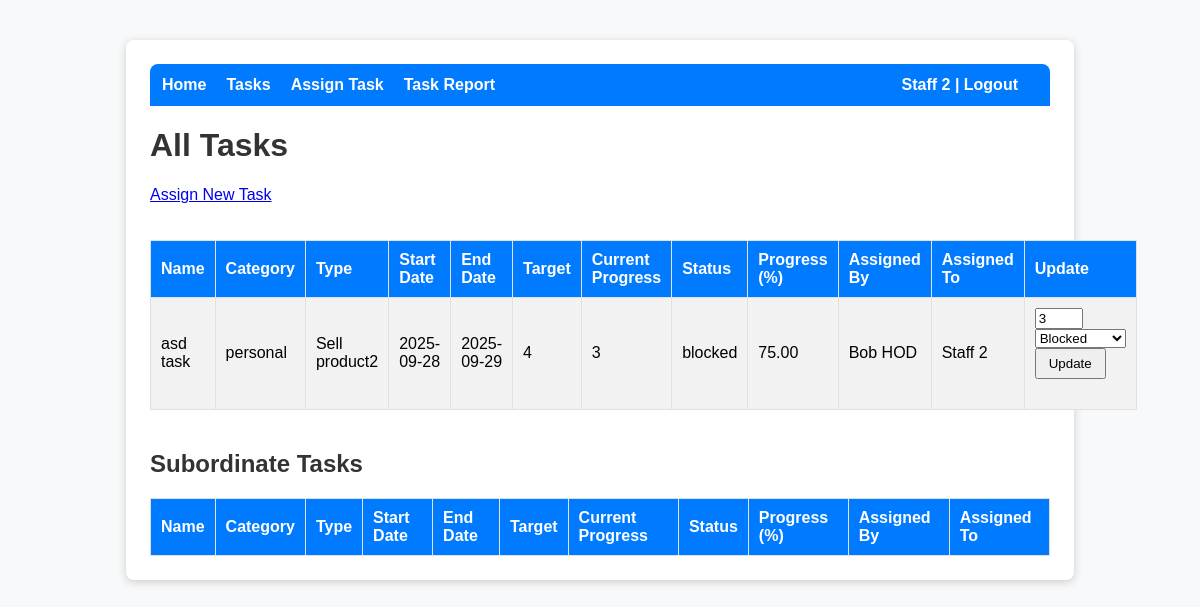
/tasks (signed in), run on an earlier commit of the app's database.
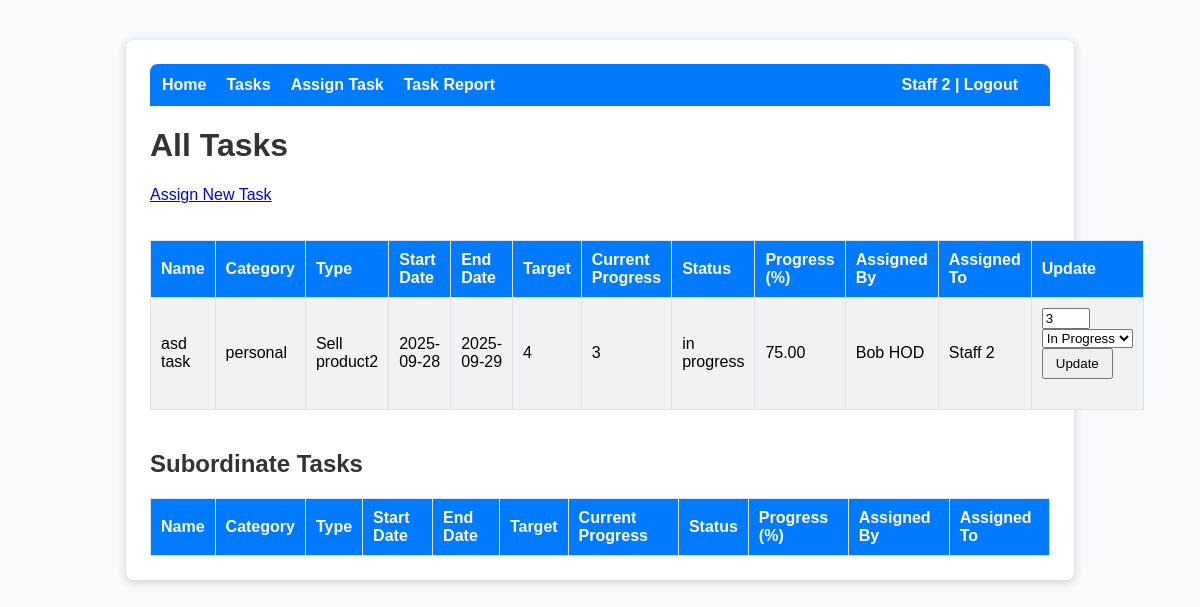
And on a later commit of the database.
### tables this page shows
CREATE TABLE employees (
    id INTEGER PRIMARY KEY AUTOINCREMENT,
    name TEXT NOT NULL,
    email TEXT NOT NULL UNIQUE,
    designation_id INTEGER NOT NULL,
    manager_id INTEGER, password TEXT NOT NULL DEFAULT '', branch_id INTEGER,
    FOREIGN KEY (designation_id) REFERENCES designations(id),
    FOREIGN KEY (manager_id) REFERENCES employees(id)
);

CREATE TABLE tasks (
    id INTEGER PRIMARY KEY AUTOINCREMENT,
    name TEXT NOT NULL,
    category TEXT CHECK(category IN ('personal', 'team')) NOT NULL,
    type TEXT NOT NULL,
    start_date TEXT NOT NULL,
    end_date TEXT NOT NULL,
    target INTEGER NOT NULL,
    current_progress INTEGER DEFAULT 0,
    status TEXT NOT NULL,
    assigned_by INTEGER NOT NULL,
    assigned_to INTEGER NOT NULL,
    FOREIGN KEY (assigned_by) REFERENCES employees(id),
    FOREIGN KEY (assigned_to) REFERENCES employees(id)
);

### app/__init__.py (the view)
    @app.route('/tasks', methods=['GET'])
    def tasks():
        if 'user_email' not in session:
            return redirect(url_for('login'))
        user_id = session['user_id']
        all_tasks = database.get_tasks_by_employee(user_id)
        employees = database.get_employees()
        current_user = database.get_employee(user_id)
        for t in all_tasks:
            t['progress'] = (t['current_progress'] / t['target'] * 100) if t['target'] else 0
        lower_designation_ids = database.get_lower_designation_ids(current_user['designation_id'])
        subordinates = [e for e in employees if e['designation_id'] in lower_designation_ids]
        subordinate_tasks = []
        for emp in subordinates:
            emp_tasks = database.get_tasks_by_employee(emp['id'])
            for t in emp_tasks:
                t['employee_name'] = emp['name']
                t['progress'] = (t['current_progress'] / t['target'] * 100) if t['target'] else 0
                subordinate_tasks.append(t)
        return render_template('tasks.html', tasks=all_tasks, employees=employees, current_user=current_user, subordinate_tasks=subordinate_tasks)

### app/db/database.py (called while the page is built)
def connect_db():
    return sqlite3.connect(DB_PATH)

def get_employees():
    conn = connect_db()
    cur = conn.cursor()
    cur.execute('''
        SELECT e.id, e.name, e.email, e.designation_id, d.title as designation, m.name as manager_name, b.name as branch_name
        FROM employees e
        LEFT JOIN designations d ON e.designation_id = d.id
        LEFT JOIN employees m ON e.manager_id = m.id
        LEFT JOIN branches b ON e.branch_id = b.id
    ''')
    employees = [dict(zip([column[0] for column in cur.description], row)) for row in cur.fetchall()]
    conn.close()
    return employees

def get_employee(emp_id):
    conn = connect_db()
    cur = conn.cursor()
    cur.execute('SELECT * FROM employees WHERE id = ?', (emp_id,))
    row = cur.fetchone()
    conn.close()
    if row:
        return dict(zip([column[0] for column in cur.description], row))
    return None

def get_tasks_by_employee(employee_id):
    conn = connect_db()
    cur = conn.cursor()
    cur.execute('''
        SELECT t.*, e.name as employee_name, m.name as assigned_by_name
        FROM tasks t
        JOIN employees e ON t.assigned_to = e.id
        JOIN employees m ON t.assigned_by = m.id
        WHERE t.assigned_to = ?
    ''', (employee_id,))
    rows = cur.fetchall()
    conn.close()
    tasks = []
    for row in rows:
        tasks.append(dict(zip([column[0] for column in cur.description], row)))
    return tasks

def get_lower_designation_ids(designation_id):
    conn = connect_db()
    cur = conn.cursor()
    def get_children(parent_id):
        cur.execute('SELECT id FROM designations WHERE parent_id=?', (parent_id,))
        children = [row[0] for row in cur.fetchall()]
        all_children = []
        for child in children:
            all_children.append(child)
            all_children.extend(get_children(child))
        return all_children
    ids = get_children(designation_id)
    conn.close()
    return ids

### app/templates/tasks.html (shortened to what this page needs)
<!DOCTYPE html>
<html>
<head>
    <link rel="stylesheet" href="/static/style.css">
</head>
<body>
    <div class="container">
        <div class="menu">
            <a href="/">Home</a>
            <a href="/tasks">Tasks</a>
            <a href="/tasks/assign">Assign Task</a>
            <a href="/tasks/report">Task Report</a>
            <span style="float:right; color:#fff; font-weight:bold;">{{ current_user.name }} | <a href="/logout" style="color:#fff;">Logout</a></span>
        </div>
        <h1>All Tasks</h1>
        <a href="/tasks/assign" style="margin-bottom: 16px; display: inline-block;">Assign New Task</a>
        <table>
            <tr>
                <th>Name</th>
                <th>Category</th>
                <th>Type</th>
                <th>Start Date</th>
                <th>End Date</th>
                <th>Target</th>
                <th>Current Progress</th>
                <th>Status</th>
                <th>Progress (%)</th>
                <th>Assigned By</th>
                <th>Assigned To</th>
                <th>Update</th>
            </tr>
            {% for task in tasks %}
            <tr>
                <td>{{ task['name'] }}</td>
                <td>{{ task['category'] }}</td>
                <td>{{ task['type'] }}</td>
                <td>{{ task['start_date'] }}</td>
                <td>{{ task['end_date'] }}</td>
                <td>{{ task['target'] }}</td>
                <td>{{ task['current_progress'] }}</td>
                <td>{{ task['status'] }}</td>
                <td>{{ '%.2f'|format(task['progress']) }}</td>
                <td>{{ task['assigned_by_name'] }}</td>
                <td>{{ task['employee_name'] }}</td>
                <td>
                    <form method="POST" action="/tasks/update_progress/{{ task['id'] }}">
                        <input type="number" name="current_progress" min="0" max="{{ task['target'] }}" value="{{ task['current_progress'] }}" required>
                        <select name="status" required>
                            <option value="in progress" {% if task['status'] == 'in progress' %}selected{% endif %}>In Progress</option>
                            <option value="blocked" {% if task['status'] == 'blocked' %}selected{% endif %}>Blocked</option>
                        </select>
                        <button type="submit">Update</button>
                    </form>
                </td>
            </tr>
            {% endfor %}
        </table>
        <h2 style="margin-top:40px;">Subordinate Tasks</h2>
        <table>
            <tr>
                <th>Name</th>
                <th>Category</th>
                <th>Type</th>
                <th>Start Date</th>
                <th>End Date</th>
                <th>Target</th>
                <th>Current Progress</th>
                <th>Status</th>
                <th>Progress (%)</th>
                <th>Assigned By</th>
                <th>Assigned To</th>
            </tr>
        </table>
    </div>
</body>
</html>

### app/static/style.css (style rules this page uses)
body { font-family: Arial, sans-serif; margin: 40px; }
h1, h2 { color: #333; }
table { width: 100%; border-collapse: collapse; margin-top: 20px; }
th, td { padding: 8px 12px; border: 1px solid #ccc; }
form { margin-bottom: 20px; }
button { padding: 6px 12px; }

### app/templates/tasks.html (style rules this page uses)
body { font-family: Arial, sans-serif; background: #f8f9fa; margin: 0; }
.container { width: 100%; max-width: 900px; margin: 40px auto; background: #fff; padding: 24px; border-radius: 8px; box-shadow: 0 2px 8px #ccc; }
h1 { color: #333; }
table { width: 100%; border-collapse: collapse; margin-top: 20px; }
th, td { padding: 10px; border: 1px solid #dee2e6; text-align: left; }
th { background: #007bff; color: #fff; }
tr:nth-child(even) { background: #f2f2f2; }
.menu { background: #007bff; padding: 12px; border-radius: 8px 8px 0 0; display: flex; flex-wrap: wrap; align-items: center; }
.menu a { color: #fff; margin-right: 20px; text-decoration: none; font-weight: bold; }
.menu span { margin-left: auto; }

What changed in the data, as far as the page shows it:
changed tasks "asd task": status "blocked" → "in progress"; status "Blocked" → "In Progress"
